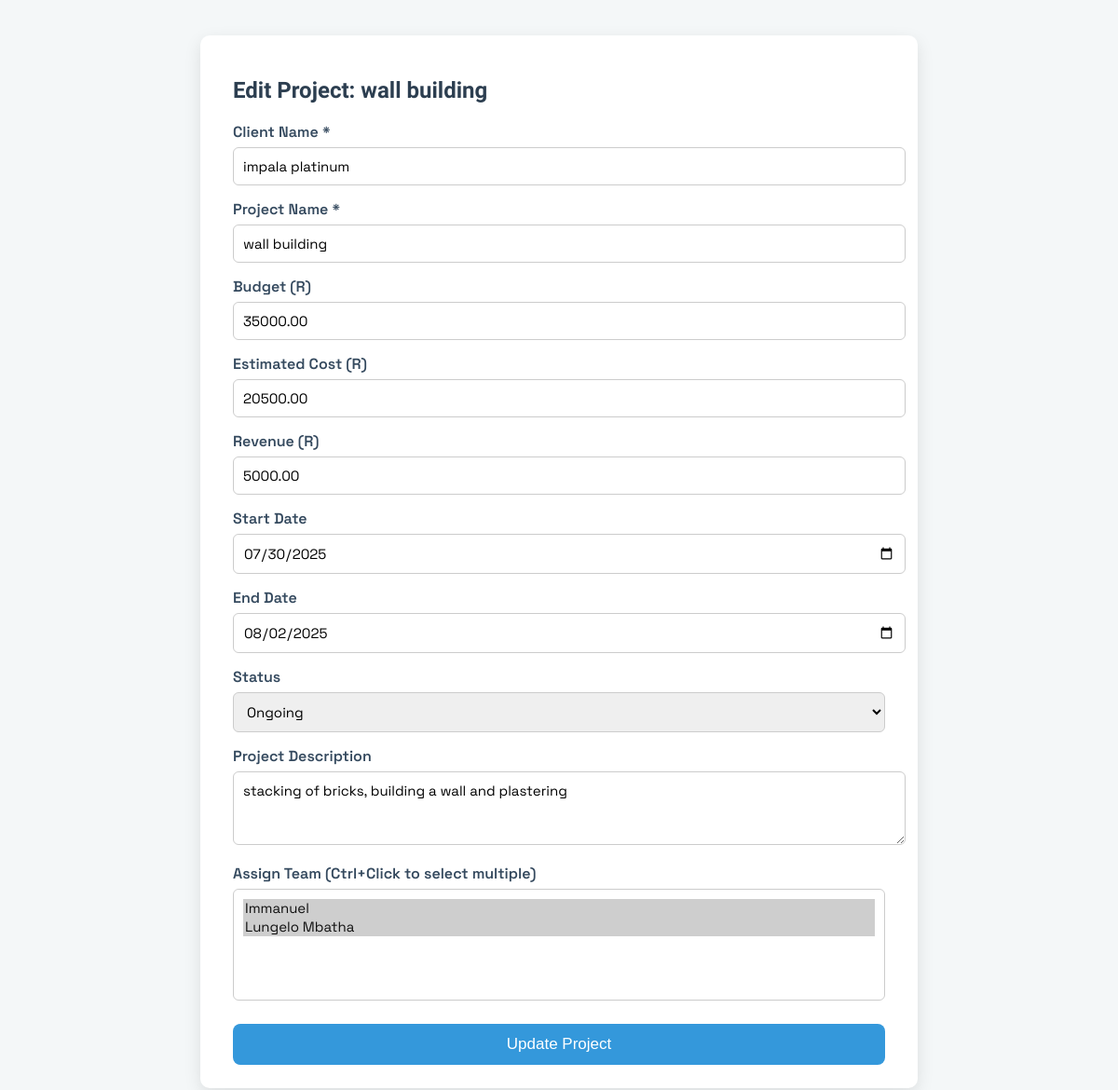
Screenshot of /edit_project.php?id=5 with the database file from the repository.
### tables this page shows
CREATE TABLE `projects` (
  `id` int(11) NOT NULL,
  `name` varchar(255) DEFAULT NULL,
  `client_name` varchar(255) DEFAULT NULL,
  `status` enum('Ongoing','Completed','Delayed') DEFAULT 'Ongoing',
  `budget` decimal(12,2) DEFAULT NULL,
  `assigned_team` text DEFAULT NULL,
  `description` text DEFAULT NULL,
  `start_date` date DEFAULT NULL,
  `end_date` date DEFAULT NULL,
  `total_cost` decimal(12,2) DEFAULT NULL,
  `created_at` timestamp NOT NULL DEFAULT current_timestamp(),
  `estimated_cost` decimal(10,2) DEFAULT NULL,
  `actual_cost` decimal(10,2) DEFAULT NULL,
  `revenue` decimal(10,2) DEFAULT NULL,
  `quoted_amount` decimal(15,2) DEFAULT 0.00
);

### edit_project.php (the view, shortened to what this page needs)
<?php
require 'db.php';
$projectId = intval($_GET['id'] ?? 0);
$employees = $conn->query("SELECT id, full_name FROM employees");
$project = $conn->query("SELECT * FROM projects WHERE id = $projectId")->fetch_assoc();
$currentTeamResult = $conn->query("SELECT employee_id FROM project_team WHERE project_id = $projectId");
$currentTeam = [];
while ($row = $currentTeamResult->fetch_assoc()) {
    $currentTeam[] = $row['employee_id'];
}
?>
<!DOCTYPE html>
<html lang="en">
<head>
</head>
<body>
  <div class="container">
    <h2>Edit Project: <?= htmlspecialchars($project['name']) ?></h2>
    <form method="POST" action="">
      <label for="client">Client Name *</label>
      <input type="text" id="client" name="client" required value="<?= htmlspecialchars($project['client_name']) ?>" />
      <label for="project_name">Project Name *</label>
      <input type="text" id="project_name" name="project_name" required value="<?= htmlspecialchars($project['name']) ?>" />
      <label for="budget">Budget (R)</label>
      <input type="number" id="budget" name="budget" step="0.01" value="<?= htmlspecialchars($project['budget']) ?>" />
      <label for="estimated_cost">Estimated Cost (R)</label>
      <input type="number" id="estimated_cost" name="estimated_cost" step="0.01" value="<?= htmlspecialchars($project['estimated_cost']) ?>" />
      <label for="revenue">Revenue (R)</label>
      <input type="number" id="revenue" name="revenue" step="0.01" value="<?= htmlspecialchars($project['revenue']) ?>" />
      <label for="start_date">Start Date</label>
      <input type="date" id="start_date" name="start_date" value="<?= htmlspecialchars($project['start_date']) ?>" />
      <label for="end_date">End Date</label>
      <input type="date" id="end_date" name="end_date" value="<?= htmlspecialchars($project['end_date']) ?>" />
      <label for="status">Status</label>
      <select id="status" name="status">
        <option value="Ongoing" <?= $project['status'] === 'Ongoing' ? 'selected' : '' ?>>Ongoing</option>
      </select>
      <label for="description">Project Description</label>
      <textarea id="description" name="description" rows="3"><?= htmlspecialchars($project['description']) ?></textarea>
      <label for="team">Assign Team (Ctrl+Click to select multiple)</label>
      <select id="team" name="team[]" multiple>
        <?php while ($row = $employees->fetch_assoc()): ?>
          <option value="<?= $row['id'] ?>" <?= in_array($row['id'], $currentTeam) ? 'selected' : '' ?>>
            <?= htmlspecialchars($row['full_name']) ?>
          </option>
        <?php endwhile; ?>
      </select>
      <button type="submit">Update Project</button>
    </form>
  </div>
</body>
</html>

### edit_project.php (style rules this page uses)
body { font-family: 'Space Grotesk', sans-serif; background: #f4f7f8; padding: 30px; }
.container { max-width: 700px; background: white; padding: 25px 35px; border-radius: 10px; box-shadow: 0 6px 18px rgba(0,0,0,0.1); margin: auto; }
h2 { font-family: 'Urbanist', sans-serif; margin-bottom: 20px; color: #2c3e50; }
label { display: block; margin-top: 15px; font-weight: 600; color: #34495e; }
input, select, textarea { width: 100%; padding: 10px; margin-top: 6px; border-radius: 6px; border: 1px solid #ccc; font-size: 15px; font-family: 'Space Grotesk', sans-serif; }
select[multiple] { height: 120px; }
button { margin-top: 25px; width: 100%; padding: 12px; background-color: #3498db; border: none; border-radius: 8px; color: white; font-size: 17px; cursor: pointer; transition: background-color 0.3s ease; }

### rows the page displays
projects: name "wall building", client "impala platinum", project_name "wall building", budget "35000.00", estimated_cost "20500.00", revenue "5000.00", start_date "07/30/2025", end_date "08/02/2025", status "Ongoing", description "stacking of bricks, building a wall and plastering"

### other values shown
form field value "Immanuel ☑ / Lungelo Mbatha ☑"
